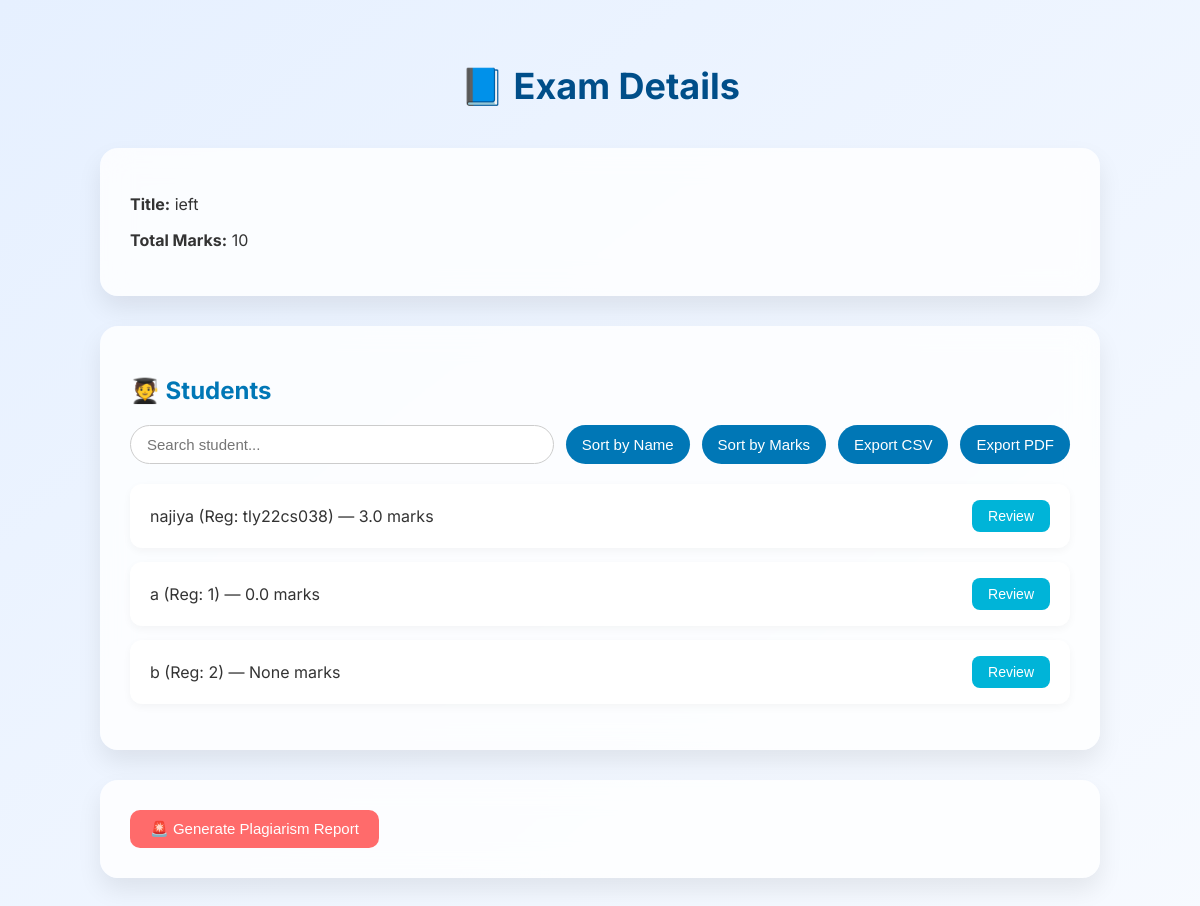
The app's page /exam_details/1 (signed in), older data.
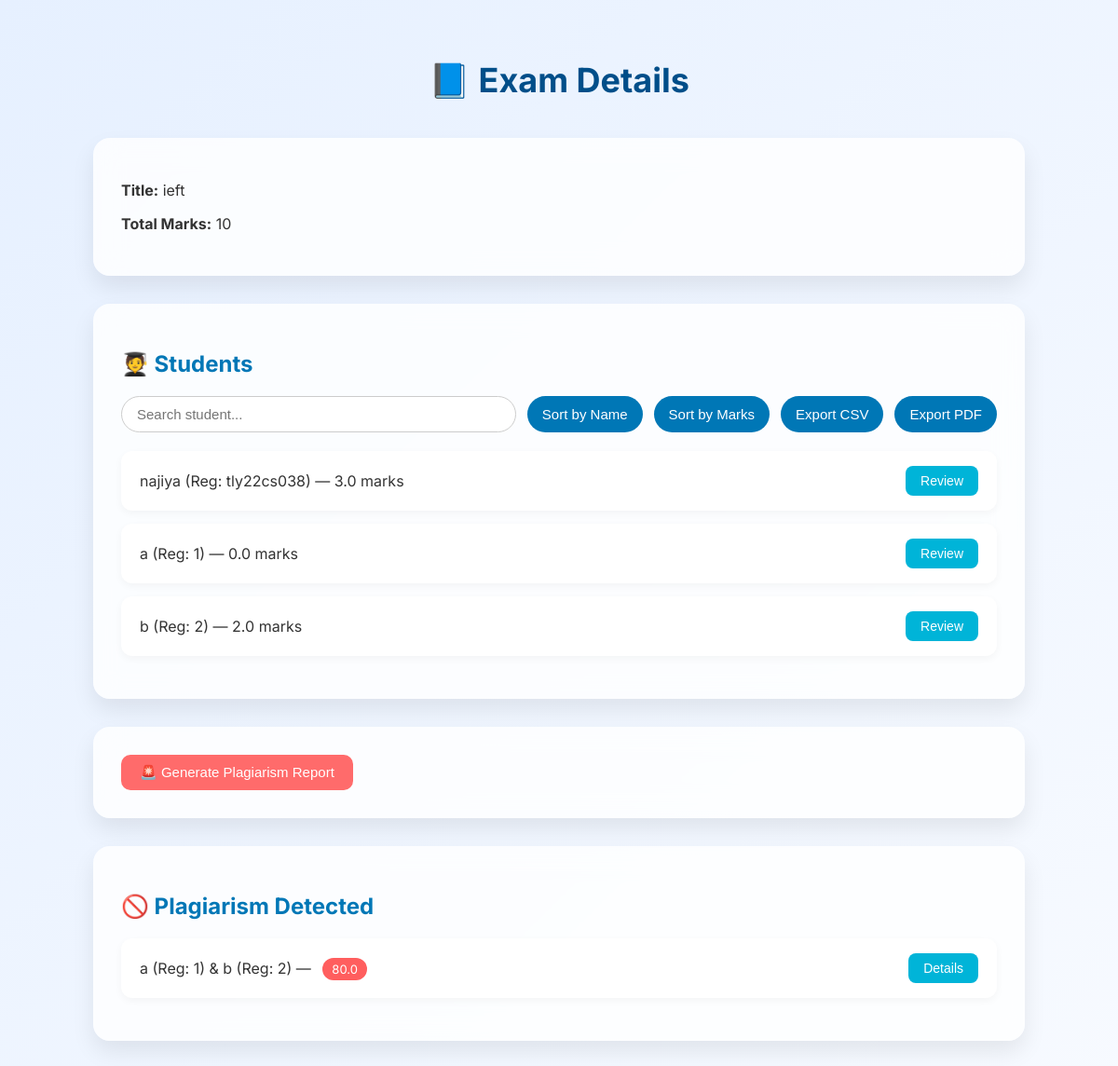
The same page, newer data.
### tables this page shows
CREATE TABLE Attended (
                            id INTEGER PRIMARY KEY AUTOINCREMENT,
                            student_id INTEGER,
                            exam_id INTEGER,
                            earned_total REAL);

CREATE TABLE Student (
                            id INTEGER PRIMARY KEY AUTOINCREMENT,
                            username TEXT,
                            reg_no TEXT,
                            email TEXT,
                            password TEXT);

CREATE TABLE PlagiarismReport (
                            id INTEGER PRIMARY KEY AUTOINCREMENT,
                            exam_id INTEGER,
                            question_id INTEGER,
                            student1_id INTEGER,
                            student2_id INTEGER,
                            similarity_score REAL,
                            reasoning TEXT);

### app.py (the view)
@app.route('/exam_details/<int:exam_id>')
def exam_details(exam_id):
    if 'teacher_id' not in session:
        return redirect('/login_teacher')
    with sqlite3.connect('database.db') as conn:
        cursor = conn.cursor()
        cursor.execute("SELECT * FROM Exam WHERE id = ?", (exam_id,))
        exam = cursor.fetchone()
        cursor.execute("""
            SELECT Student.username, Student.reg_no, Attended.earned_total, Student.id
            FROM Attended
            JOIN Student ON Attended.student_id = Student.id
            WHERE Attended.exam_id = ?
        """, (exam_id,))
        students = cursor.fetchall()  # (username, earned_total, student_id)
    with sqlite3.connect('database.db') as conn:
        cursor = conn.cursor()
        cursor.execute('''
            SELECT
                PlagiarismReport.id,
                PlagiarismReport.similarity_score,

                s1.id, s1.username, s1.reg_no,
                s2.id, s2.username, s2.reg_no

            FROM PlagiarismReport
            JOIN Student s1 ON PlagiarismReport.student1_id = s1.id
            JOIN Student s2 ON PlagiarismReport.student2_id = s2.id
            WHERE PlagiarismReport.exam_id = ? AND PlagiarismReport.similarity_score >= 75
        ''', (exam_id,))
        rows = cursor.fetchall()
        fatal_cases = [{
            'id': row[0],
            'similarity_score': row[1],
            'student1': {
                'id': row[2],
                'username': row[3],
                'reg_no': row[4],
            },
            'student2': {
                'id': row[5],
                'username': row[6],
                'reg_no': row[7],
            }
        } for row in rows]
    return render_template("exam_details.html", exam=exam, students=students, fatal_cases=fatal_cases)

### templates/exam_details.html (shortened to what this page needs)
<!DOCTYPE html>
<html lang="en">
<head>
</head>
<body>
  <h1>📘 Exam Details</h1>
  <div class="card">
    <p><strong>Title:</strong> {{ exam[2] }}</p>
    <p><strong>Total Marks:</strong> {{ exam[3] }}</p>
  </div>
  <div class="card">
    <h2>🧑‍🎓 Students</h2>
    <div class="controls">
      <input type="text" id="studentSearch" placeholder="Search student..." onkeyup="filterStudents()" />
      <button onclick="sortByName()">Sort by Name</button>
      <button onclick="sortByMarks()">Sort by Marks</button>
      <button onclick="exportToCSV()">Export CSV</button>
      <button onclick="exportToPDF()">Export PDF</button>
    </div>
    <ul id="studentList">
      {% for student in students %}
      <li data-name="{{ student[0] }}" data-marks="{{ student[2] }}">
        <span>
          {{ student[0] }} (Reg: {{ student[1] }}) — {{ student[2] }} marks
          <span class="badge badge-position"></span>
        </span>
        <a href="{{ url_for('review_answers', exam_id=exam[0], student_id=student[3]) }}">
          <button>Review</button>
        </a>
      </li>
      {% endfor %}
    </ul>
  </div>
  <div class="card">
    <form method="POST" action="{{ url_for('generate_plagiarism', exam_id=exam[0]) }}">
      <button type="submit">🚨 Generate Plagiarism Report</button>
    </form>
  </div>
  {% if fatal_cases %}
  <div class="card">
    <h2>🚫 Plagiarism Detected</h2>
    <ul>
      {% for case in fatal_cases %}
      <li>
        <span>
          {{ case.student1.username }} (Reg: {{ case.student1.reg_no }}) &
          {{ case.student2.username }} (Reg: {{ case.student2.reg_no }}) —
          <span class="badge" style="background:#ff5e5e">{{ case.similarity_score }}</span>
        </span>
        <a href="{{ url_for('view_plagiarism_detail', report_id=case.id) }}">
          <button>Details</button>
        </a>
      </li>
      {% endfor %}
    </ul>
  </div>
  {% endif %}
</body>
</html>

Row changes from the older to the newer data that the page shows:
no longer on this page (row unchanged): Student: username "b", reg_no "2", student "None"
now on this page (row edited): Attended: username "b", reg_no "2", earned_total "2.0"
now on this page (row unchanged): Student: student1.username "a", student1.reg_no "1", student2.username "b", student2.reg_no "2", similarity_score "80.0"
Text that changed along with them:
text now shown: "🚫 Plagiarism Detected"
